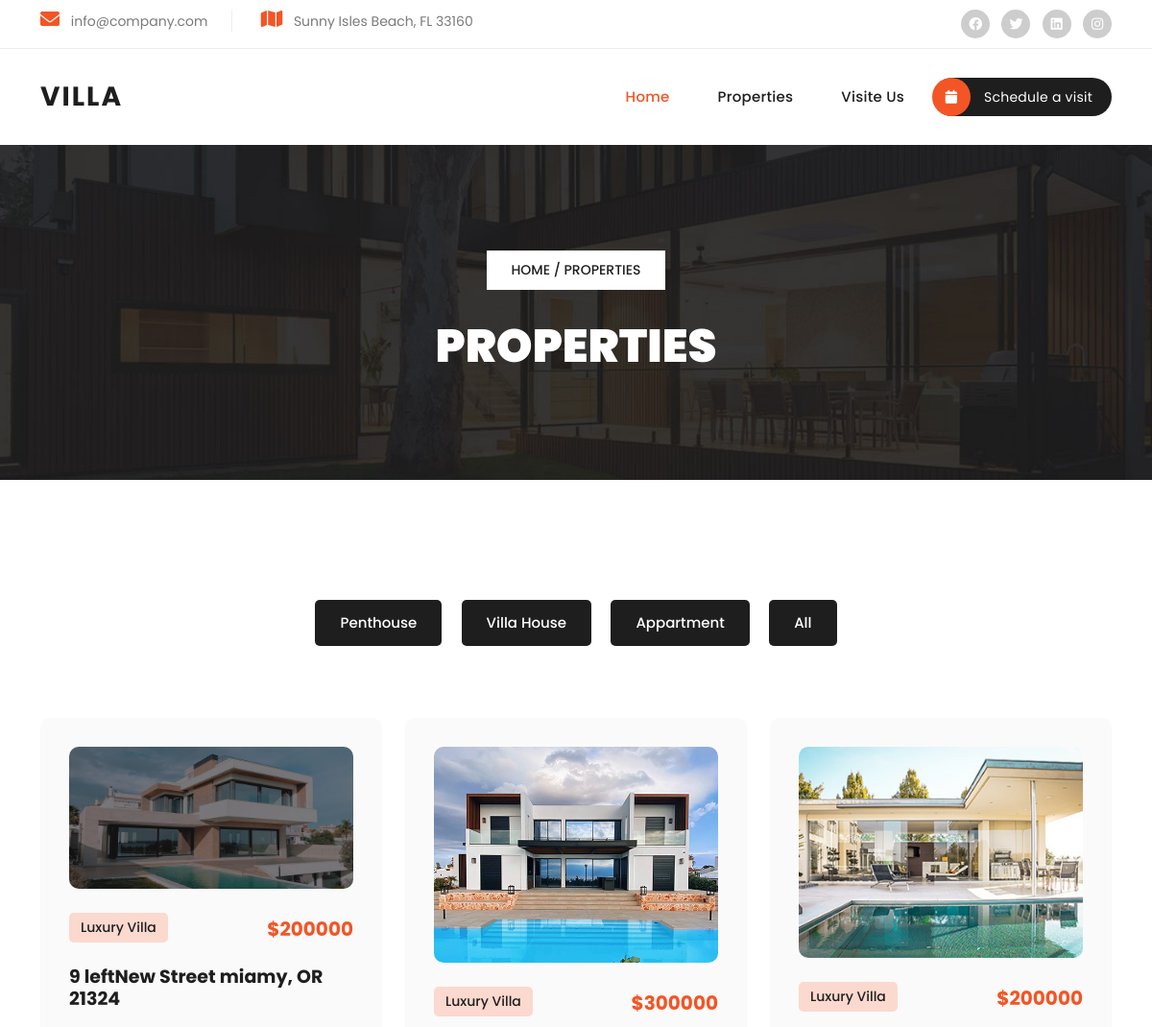
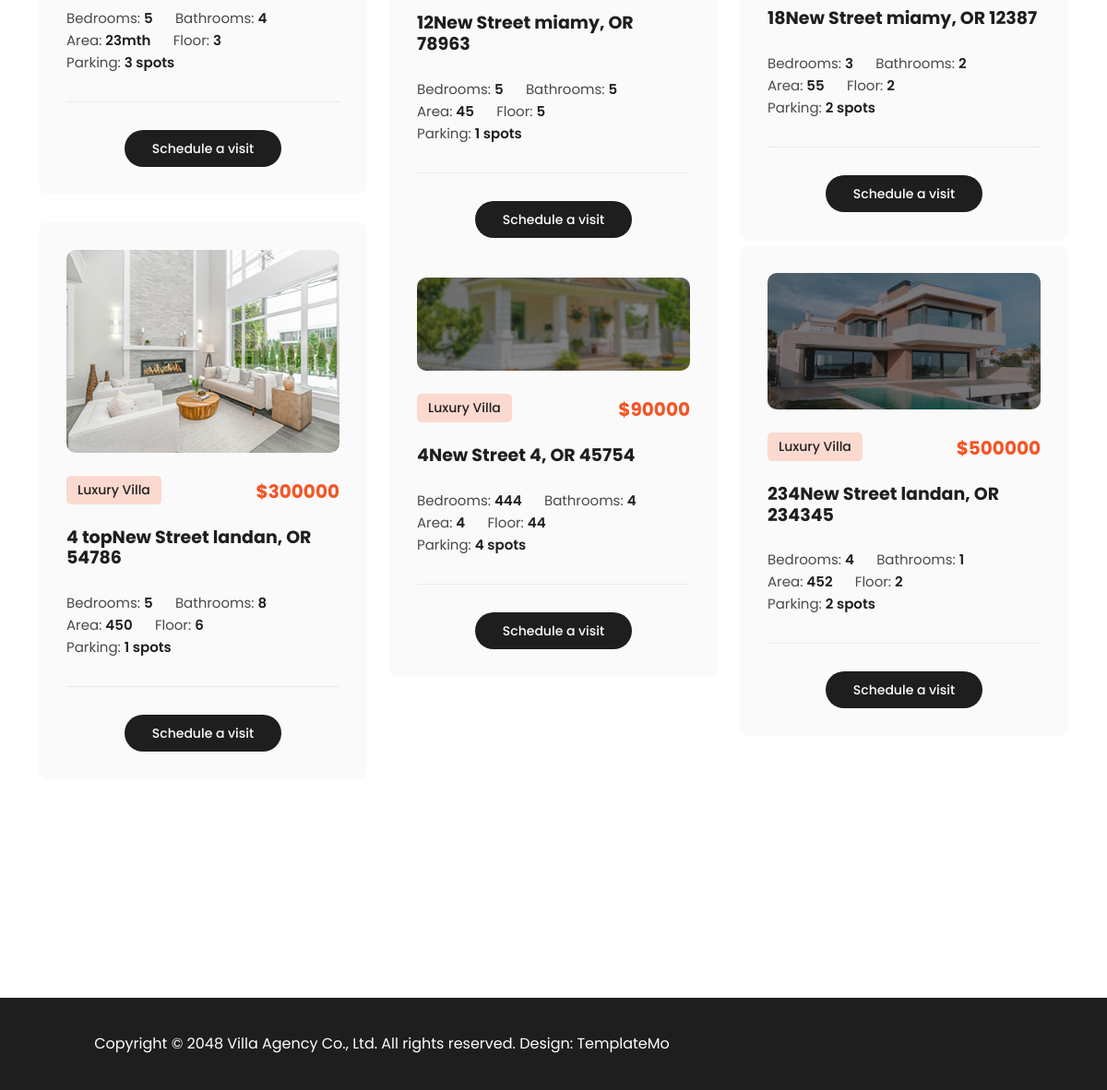
/property/all/, run on the app's committed database (2 pictures, top to bottom).
### home/models.py (models this page shows, shortened)
class Category(models.Model):
    about = models.TextField()
    title = models.CharField(max_length=20)
    active = models.BooleanField(default=True)
    img = models.ImageField(upload_to='Category/')

class Properties(models.Model):
    about = models.TextField(verbose_name='درباره دسته')
    description = models.TextField(verbose_name='توضیحات')
    title = models.CharField(max_length=100, unique=True,verbose_name='عنوان')
    price = models.IntegerField(verbose_name='قیمت')
    image = models.ImageField(upload_to='properties/',verbose_name='عکس')
    bathroom = models.CharField(max_length=30,verbose_name='اتاق')
    bedrooms = models.CharField(max_length=30,verbose_name='سالن')
    floor = models.CharField(max_length=30,verbose_name='طبقه')
    area = models.CharField(max_length=30)
    parking = models.CharField(max_length=30)
    street = models.CharField(max_length=100,verbose_name='خیابان')
    city = models.CharField(max_length=50,verbose_name='شهر')
    state = models.CharField(max_length=20,verbose_name='کوچه')
    postal_code = models.CharField(max_length=10,verbose_name='پلاک')
    slug = models.SlugField(unique=True,blank=True, null=True)
    sing = models.ForeignKey(SingleProperty, null=True, blank=True, on_delete=models.CASCADE,
                             related_name='SingleProperty',verbose_name='')
    category = models.ForeignKey(Category, null=True, blank=True, on_delete=models.CASCADE, related_name='categories',verbose_name='دسته')

### properties/views.py (the view)
# urls.py: path('property/all/', views.PropertiesView.as_view(), name='property_list')
class PropertiesView(ListView):
    model = Properties
    template_name = 'properties/properties.html'
    context_object_name = 'all_properties'
    def get_context_data(self, **kwargs):
        context = super().get_context_data(**kwargs)
        context['cat'] = Category.objects.all()
        return context

### properties/templates/properties/properties.html (shortened to what this page needs)
{% extends 'base.html' %}
{% load static %}
{% block main %}
    <div class="page-heading header-text">
        <div class="container">
            <div class="row">
                <div class="col-lg-12">
                    <span class="breadcrumb"><a href="#">Home</a> / Properties</span>
                    <h3>Properties</h3>
                </div>
            </div>
        </div>
    </div>
    <div class="section properties">
        <div class="container">
            <ul class="properties-filter">
                {% for category in cat %}
                    <li>
                        <a class="btn"
                           href="{% url 'properties:products' category.id %}"
                           data-filter="*">{{ category.title }}</a>
                    </li>
                {% endfor %}
                <li>
                    <a class="btn"
                       href="{% url 'properties:property_list' %}"
                       data-filter="*">All</a>
                </li>
            </ul>
            <div class="row properties-box">
                {% for product in all_properties %}
                    <div class="col-lg-4 col-md-6 align-self-center mb-30 properties-items col-md-6 adv">
                        <div class="item">
                            <a href="{% url 'home:detail' product.id %}"><img
                                    src="{{ product.image.url }}" alt=""></a>
                            <span class="category">Luxury Villa</span>
                            <h6>${{ product.price }}</h6>
                            <h4><a href="{% url 'home:detail' product.id %}">{{ product.street }}New
                                Street {{ product.city }}, OR {{ product.postal_code }}</a></h4>
                            <ul>
                                <li>Bedrooms: <span>{{ product.bedrooms }}</span></li>
                                <li>Bathrooms: <span>{{ product.bathroom }}</span></li>
                                <li>Area: <span>{{ product.area }}</span></li>
                                <li>Floor: <span>{{ product.floor }}</span></li>
                                <li>Parking: <span>{{ product.parking }} spots</span></li>
                            </ul>
                            <div class="main-button">
                                <a href="{% url 'properties:visit' %}?{{ product.title }}">Schedule a visit</a>
                            </div>
                        </div>
                    </div>
                {% endfor %}
            </div>
            <div class="row">
                <div class="col-lg-12">
                </div>
            </div>
        </div>
    </div>
{% endblock %}

### static/css/templatemo-villa-agency.css (style rules this page uses)
html, body, div, span, applet, object, iframe, h1, h2, h3, h4, h5, h6, p, blockquote, div pre, a, abbr, acronym, address, big, cite, code, del, dfn, em, font, img, ins, kbd, q, s, samp, small, strike, strong, sub, sup, tt, var, b, u, i, center, dl, dt, dd, ol, ul, li, figure, header, nav, section, article, aside, footer, figcaption { margin: 0; padding: 0; border: 0; outline: 0; }
ul, li { padding: 0; margin: 0; list-style: none; }
* { box-sizing: border-box; }
html, body { font-family: 'Poppins', sans-serif; -ms-text-size-adjust: 100%; -webkit-font-smoothing: antialiased; -moz-osx-font-smoothing: grayscale; }
a { text-decoration: none !important; }
h1, h2, h3, h4, h5, h6 { color: #1e1e1e; margin-top: 0px; margin-bottom: 0px; font-weight: 700; }
ul { margin-bottom: 0px; }
img { width: 100%; overflow: hidden; }
html, body { font-family: 'Poppins', sans-serif; }
.section { margin-top: 120px; }
.main-button a { display: inline-block; background-color: #1e1e1e; color: #fff; font-size: 14px; font-weight: 500; height: 40px; line-height: 40px; padding: 0px 30px; border-radius: 25px; transition: all .3s; }
.properties .item { background-color: #fafafa; border-radius: 10px; padding: 30px; margin-bottom: 30px; }
.properties .item img { border-radius: 10px; }
.properties .item span.category { background-color: #fbd9cf; font-weight: 500; border-radius: 5px; font-size: 14px; color: #1e1e1e; padding: 5px 12px; display: inline-block; margin-top: 25px; }
.properties .item h4 { font-size: 19px; margin: 25px 0px; }
.properties .item h4 a { color: #1e1e1e; }
.properties .item ul li { display: inline-block; font-size: 15px; color: #4a4a4a; margin-right: 20px; }
.properties .item ul li span { font-weight: 600; color: #1e1e1e; }
.properties .item ul { border-bottom: 1px solid #eaeaea; margin-bottom: 30px; padding-bottom: 30px; }
.properties .item h6 { font-size: 20px; color: #f35525; margin-top: 6px; display: inline-block; float: right; margin-top: 30px; }
.properties .item .main-button { text-align: center; }
.page-heading { background-image: url(../images/page-heading-bg.jpg); background-position: center bottom; background-repeat: no-repeat; background-size: cover; padding: 110px 0px; text-align: center; }
.page-heading span { background-color: #fff; color: #1e1e1e; font-size: 14px; font-weight: 500; text-transform: uppercase; padding: 10px 25px; display: inline-block; margin-bottom: 30px; }
.page-heading span a { color: #1e1e1e; }
.page-heading h3 { font-size: 48px; font-weight: 900; text-transform: uppercase; color: #fff; }
.properties ul.properties-filter { list-style: none; text-align: center; margin-bottom: 70px; }
.properties ul.properties-filter li { display: inline-block; margin: 5px 8px; }
.properties ul.properties-filter li a { display: inline-block; text-align: center; font-size: 15px; text-transform: capitalize; font-weight: 500; color: #fff; background-color: #1e1e1e; padding: 12px 25px; border-radius: 5px; transition: all .3s; }
body { overflow-x: hidden; }

### data on the page
Category: title "Penthouse"
Category: title "Villa House"
Category: title "Appartment"
Properties: image (picture), price "200000", street "9 left", city "miamy", postal_code "21324", bedrooms "5", bathroom "4", area "23mth", floor "3", parking "3"
Properties: image (picture), price "300000", street "12", city "miamy", postal_code "78963", bedrooms "5", bathroom "5", area "45", floor "5", parking "1"
Properties: image (picture), price "200000", street "18", city "miamy", postal_code "12387", bedrooms "3", bathroom "2", area "55", floor "2", parking "2"
Properties: image (picture), price "300000", street "4 top", city "landan", postal_code "54786", bedrooms "5", bathroom "8", area "450", floor "6", parking "1"
Properties: image (picture), price "500000", street "234", city "landan", postal_code "234345", bedrooms "4", bathroom "1", area "452", floor "2", parking "2"
Properties: image (picture), price "90000", street "4", city "4", postal_code "45754", bedrooms "444", bathroom "4", area "4", floor "44", parking "4"
